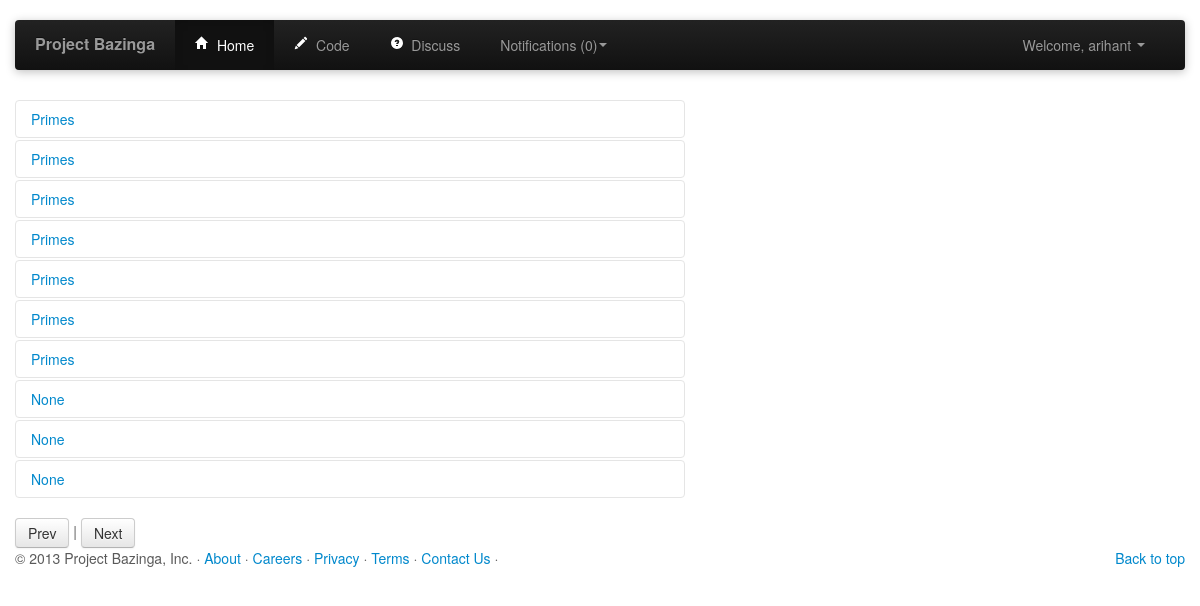
The app's page /code/submissions/0 (signed in) with its own data.
### tables this page shows
CREATE TABLE submissions (
    "points" INTEGER,
    "lang" TEXT,
    "code" TEXT,
    "id" INTEGER PRIMARY KEY AUTOINCREMENT NOT NULL,
    "user_id" INTEGER,
    "submission_time" DATETIME,
    "question_id" INTEGER DEFAULT (0)
);

CREATE TABLE contest_questions (
    "question_id" INTEGER PRIMARY KEY AUTOINCREMENT NOT NULL,
    "contest_id" INTEGER NOT NULL,
    "owner" INTEGER NOT NULL,
    "question_name" TEXT NOT NULL,
    "question_string" TEXT NOT NULL
);

### contest_views.py (the view)
@contest_views.route('/code/submissions/<int:index>')
def submissions(index=0):
	if index<0:
		index=0
	user_id = session['userId']
	db = get_db()
	cur = db.execute('SELECT * FROM submissions LEFT JOIN contest_questions ON submissions.question_id=contest_questions.question_id WHERE user_id = ? ORDER BY id DESC LIMIT ?, ?', [user_id, index, index+10])
	subs = cur.fetchall()
	subss = [[sub, []] for sub in subs]
	for i in range(0, len(subs)):
		cur = db.execute('SELECT * FROM submission_testcase WHERE submission_id=?', [subs[i]['id']])
		tcs = cur.fetchall()
		subss[i][1] = tcs
	return render_template("submissions.html", subs=subss, next=index+11, prev=index-11)

### contest_views.py (called while the page is built)
def get_db():
	top = _app_ctx_stack.top
	if not hasattr(top, 'sqlite_db'):
		sqlite_db = sqlite3.connect('database.db')
		sqlite_db.row_factory = sqlite3.Row
		top.sqlite_db = sqlite_db
	return top.sqlite_db

### templates/submissions.html (shortened to what this page needs)
{% extends "header.html" %}
{% block body %}
<div class="container marketing">
  <div class="row">
  <div class="span7">
  	<div class="accordion" id="submissions">
  	{% for sub in subs %}
  		<div class="accordion-group">
  		<div class="accordion-heading">
  		<a class="accordion-toggle" data-toggle="collapse" data-parent="#submissions" href="#{{ sub[0].id }}" >
  			{{ sub[0].question_name }}
  		</a>
  		</div>
  		</div>
  	{% endfor %}
  	</div>
  </div>
  </div>
  <a class="btn" href="{{ url_for('contest_views.submissions', index=prev) }}">Prev</a> | <a class="btn" href="{{ url_for('contest_views.submissions', index=next) }}">Next</a>
{% endblock %}

### static/css/style.css (style rules this page uses)
body { padding-bottom: 40px; color: #5a5a5a; }

### records on screen
submissions: question_name "Primes"
submissions: question_name "Primes"
submissions: question_name "Primes"
submissions: question_name "Primes"
submissions: question_name "Primes"
submissions: question_name "Primes"
submissions: question_name "Primes"
submissions: sub "None"
submissions: sub "None"
submissions: sub "None"

### other values on screen
{{ session.username }} "arihant"
